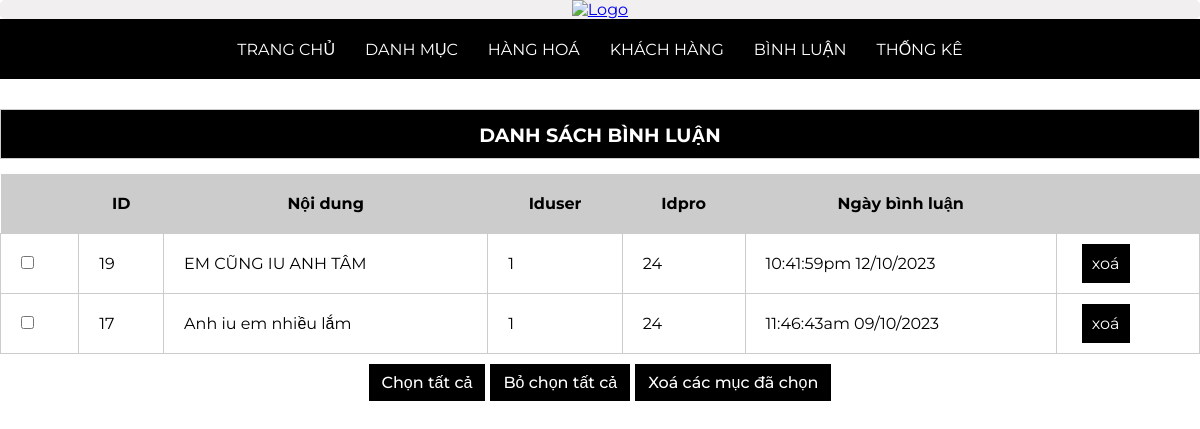
Screenshot of /admin/index.php?act=dsbl with the database file from the repository.
### tables this page shows
CREATE TABLE `binhluan` (
  `id` int(10) NOT NULL,
  `noidung` varchar(250) NOT NULL,
  `iduser` int(10) NOT NULL,
  `idpro` int(10) NOT NULL,
  `ngaybinhluan` varchar(30) NOT NULL
);

### model/pdo.php (called while the page is built, shortened)
<?php
function pdo_get_connection(){
    $dburl = "mysql:host=localhost;dbname=duanmau;charset=utf8";
    $username = 'root';
    $password = '';
    $conn = new PDO($dburl, $username, $password);
    $conn->setAttribute(PDO::ATTR_ERRMODE, PDO::ERRMODE_EXCEPTION);
    return $conn;
}
function pdo_query($sql){
    $sql_args = array_slice(func_get_args(), 1);
    try{
        $conn = pdo_get_connection();
        $stmt = $conn->prepare($sql);
        $stmt->execute($sql_args);
        $rows = $stmt->fetchAll();
        return $rows;
    }
    catch(PDOException $e){
        throw $e;
    }
    finally{
        unset($conn);
    }
}

### model/binhluan.php (called while the page is built, shortened)
<?php
     function loadall_binhluan($idpro){
        $sql="select * from binhluan where 1";
        $sql.= " order by id desc";
        $listbl=pdo_query($sql);
         return $listbl;
     }
?>

### admin/binhluan/list.php (the view, shortened to what this page needs)
<div class="row ">
    <div class="row frmtitle mb">
        <H1>Danh Sách Bình Luận</H1>
    </div>
    <div class="row mb10 frmdsloai">
        <table>
            <tr>
                <th></th>
                <th>ID</th>
                <th>Nội dung</th>
                <th>Iduser</th>
                <th>Idpro</th>
                <th>Ngày bình luận</th>
                <th></th>
            </tr>
            <?php
            foreach ($listbinhluan as $binhluan) {
                extract($binhluan);
                $xoabl = "index.php?act=xoabl&id=" . $id;
                echo '<tr>
                        <td><input type="checkbox" name="" id=""></td>
                        <td>' . $id . '</td>
                        <td>' . $noidung . '</td>
                        <td>' . $iduser . '</td>
                        <td>' . $idpro . '</td>
                        <td>' . $ngaybinhluan . '</td>
                        <td><a href="' . $xoabl . '"><input class="btn-act" type="button" value="xoá"></a></td>
                    </tr>';
            }
            ?>
        </table>
    </div>
    <div class="row mb20 row_form_btn">
        <input type="button" value="Chọn tất cả">
        <input type="button" value="Bỏ chọn tất cả">
        <input type="button" value="Xoá các mục đã chọn">
    </div>
    <div class="row formcontent">
    </div>
</div>

### view/css/style.css (style rules this page uses)
* { box-sizing: border-box; padding: 0; margin: 0; font-family: 'Montserrat', sans-serif; font-size: 1rem; }
.row { width: 100%; }
.mb { margin-bottom: 30px; }
.mb10 { margin-bottom: 10px; }
.frmtitle { background-color: #000; border: 1px #ccc solid; height: 50px; padding: 0px 20px; margin: 15px 0; }
.frmtitle h1 { line-height: 50px; font-size: 1.2rem; text-align: center; color: #fff; text-transform: uppercase; }
.formcontent { padding: 20px 0px; }
.frmdsloai table { width: 100%; border-collapse: collapse; }
.frmdsloai table th { padding: 20px; background-color: #CCC; }
.frmdsloai table td { padding: 10px 20px; border: 1px #CCC solid; }
.row_form_btn { display: flex !important; flex-direction: row; gap: 5px; justify-content: center; align-items: center; }
.row_form_btn input { border: #0096FF solid 1px !important; border-radius: 0 !important; padding: 8px 12px !important; color: white !important; background-color: #0096FF !important; font-weight: 500; }
input.btn-act { padding: 10px; border: none; outline: none; background-color: black; color: white; margin: 0 5px; cursor: pointer; }
.row_form_btn input { border: #000 solid 1px !important; border-radius: 0 !important; padding: 8px 12px !important; color: white !important; background-color: #000 !important; font-weight: 500; cursor: pointer; }

### rows the page displays
binhluan: id "19", noidung "EM CŨNG IU ANH TÂM", iduser "1", idpro "24", ngaybinhluan "10:41:59pm 12/10/2023"
binhluan: id "17", noidung "Anh iu em nhiều lắm", iduser "1", idpro "24", ngaybinhluan "11:46:43am 09/10/2023"
